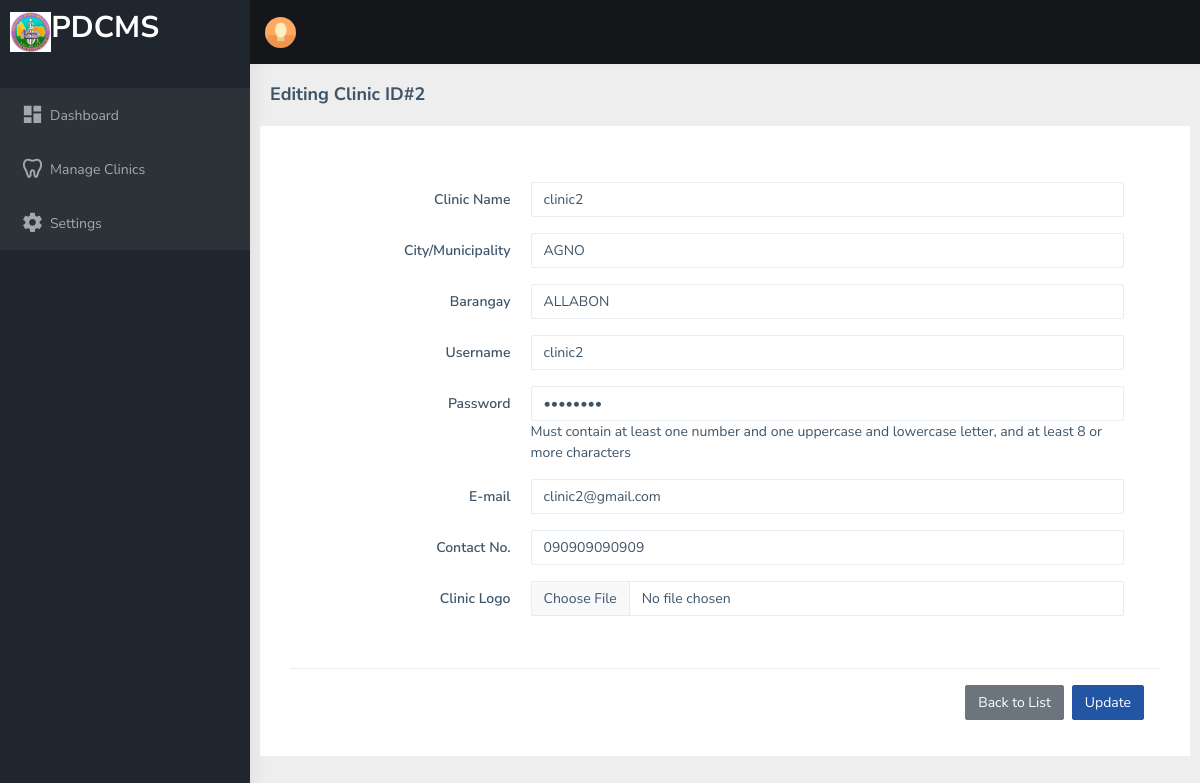
The app's page /admin/edit.php?id=2, older data.
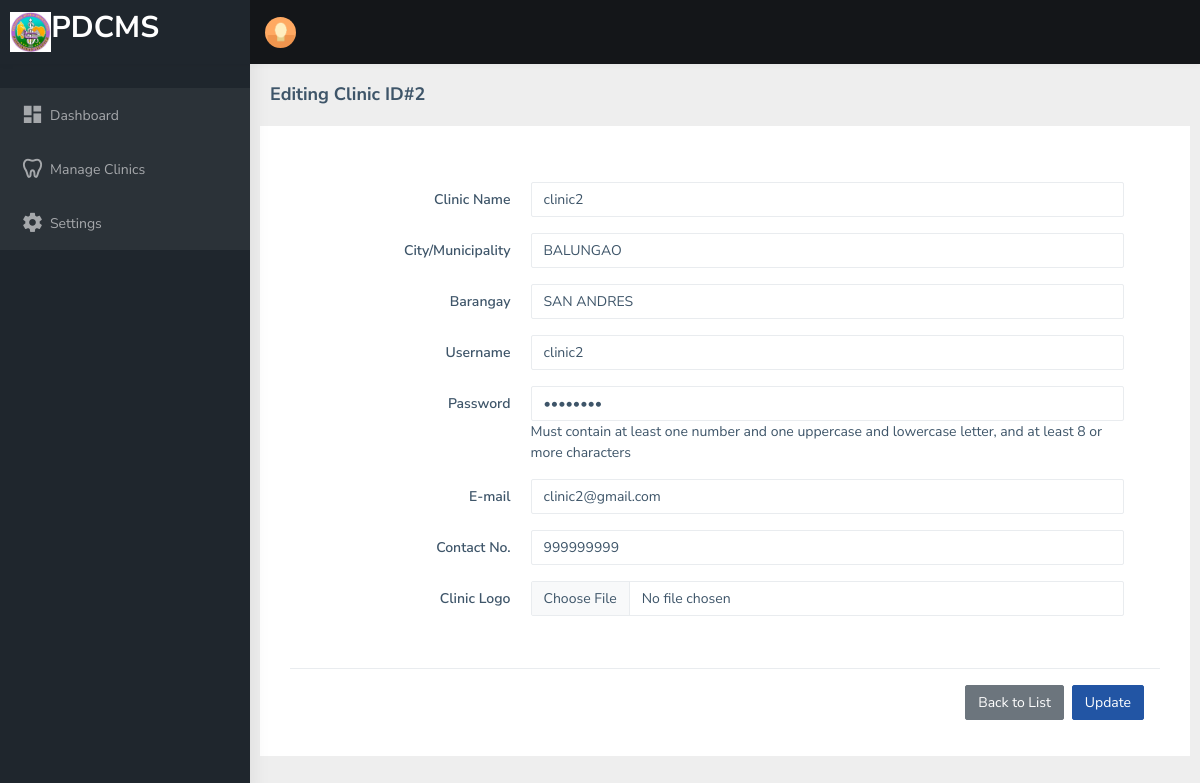
The same page, newer data.
### tables this page shows
CREATE TABLE `tbl_userinfo` (
  `id` int(255) NOT NULL AUTO_INCREMENT,
  `municipality` varchar(255) NOT NULL,
  `barangay` varchar(255) NOT NULL,
  `email` varchar(255) NOT NULL,
  `contact` varchar(255) DEFAULT NULL,
  `first_name` varchar(255) DEFAULT NULL,
  `last_name` varchar(255) DEFAULT NULL,
  PRIMARY KEY (`id`)
);

CREATE TABLE `tbl_city` (
  `name` text DEFAULT NULL,
  `id` varchar(45) NOT NULL DEFAULT '0',
  `CreatedDate` datetime DEFAULT current_timestamp(),
  PRIMARY KEY (`id`),
  KEY `citymunCode` (`id`)
);

CREATE TABLE `tbl_barangay` (
  `id` text DEFAULT NULL,
  `name` text DEFAULT NULL,
  `city_id` text DEFAULT NULL,
  `CreatedDate` datetime DEFAULT current_timestamp()
);

CREATE TABLE `tbl_user` (
  `id` int(11) NOT NULL AUTO_INCREMENT,
  `access_id` int(11) DEFAULT NULL,
  `username` varchar(255) DEFAULT NULL,
  `password` varchar(255) DEFAULT NULL,
  `clinic_id` int(11) DEFAULT NULL,
  PRIMARY KEY (`id`)
);

CREATE TABLE `tbl_clinic` (
  `clinic_id` int(11) NOT NULL AUTO_INCREMENT,
  `name` varchar(255) DEFAULT NULL,
  `image` varchar(255) DEFAULT NULL,
  `description` text DEFAULT NULL,
  PRIMARY KEY (`clinic_id`)
);

### includes/functions.php (called while the page is built, shortened)
<?php
function get_one($sql)
{
    $result = mysqli_query($_SESSION['conn'], $sql);
    while ($row = mysqli_fetch_object($result)) {
        return $row;
    }
}
function get_list($sql)
{
    $result = mysqli_query($_SESSION['conn'], $sql);
    $temp = array();
    while ($row = $result->fetch_assoc()) {
        $temp[] = $row;
    }
    return $temp;
}

### admin/edit.php (the view, shortened to what the changed rows need)
<?php include 'header.php'; ?>
<div class="page-wrapper">
  <div class="container-fluid">
    <div class="row">
      <div class="card">
        <div class="card-body">
          <form class="form-horizontal" method="post" onsubmit="return confirm('Are you sure?');" enctype="multipart/form-data">
            <div class="modal-body">
              <div class="card-body">
                <?php $id = $_GET['id']; ?>
                <?php $default = get_one("select u.id,c.clinic_id,c.image,c.name,ui.municipality,ui.barangay,ui.email,ui.contact,u.username,u.password from tbl_user u inner join tbl_clinic c on c.clinic_id = u.clinic_id inner join tbl_userinfo ui on ui.id = u.id where u.id = '$id'") ?>
                <div class="form-group row">
                  <div class="col-sm-9">
                    <input type="text" class="form-control" id="fname" name="clinic_name" required value="<?= $default->name ?>">
                  </div>
                </div>
                <div class="form-group row">
                  <div class="col-sm-9">
                    <select name="municipality" id="municipality" class="form-control">
                      <?php foreach (get_list("SELECT * from tbl_city") as $res) { ?>
                        <option value="<?= $res['id'] ?>" <?= ($default->municipality == $res['id']) ? 'selected' : ''  ?>><?= $res['name'] ?></option>
                      <?php } ?>
                    </select>
                  </div>
                </div>
                <div class="form-group row">
                  <div class="col-sm-9">
                    <select name="barangay" id="barangay" class="form-control">
                      <?php foreach (get_list("SELECT * from tbl_barangay where city_id = '$default->municipality'") as $res) { ?>
                        <option value="<?= $res['id'] ?>" <?= ($default->barangay == $res['id']) ? 'selected' : ''  ?>><?= $res['name'] ?></option>
                      <?php } ?>
                    </select>
                  </div>
                </div>
                <div class="form-group row">
                  <div class="col-sm-9">
                    <input type="text" class="form-control" id="fname" name="username" required value="<?= $default->username ?>">
                  </div>
                </div>
                <div class="form-group row">
                  <div class="col-sm-9">
                    <input type="password" class="form-control" id="fname" name="password" pattern="(?=.*\d)(?=.*[a-z])(?=.*[A-Z]).{8,}" class="validate" required value="<?= $default->password ?>"><span>Must contain at least one number and one uppercase and lowercase letter, and at least 8 or more characters</span>
                  </div>
                </div>
                <div class="form-group row">
                  <div class="col-sm-9">
                    <input type="email" class="form-control" id="fname" name="email" required value="<?= $default->email ?>">
                  </div>
                </div>
                <div class="form-group row">
                  <div class="col-sm-9">
                    <input type="number" pattern="" class="form-control" id="fname" name="contact" required value="<?= $default->contact ?>">
                  </div>
                </div>
              </div>
            </div>
          </form>
        </div>
      </div>
    </div>
  </div>
</div>
</div>
<?php include 'footer.php'; ?>

Row changes from the older to the newer data that the page shows:
changed through a linked row, tbl_user "clinic2": contact "090909090909" → "999999999"
changed tbl_userinfo: municipality "AGNO" → "BALUNGAO"; barangay "ALLABON" → "SAN ANDRES"
